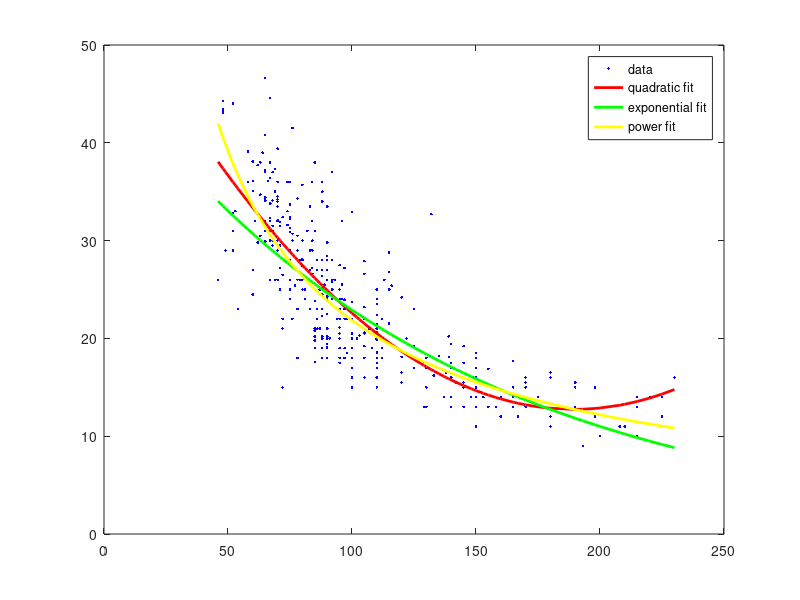

The MATLAB source for this figure:
%a4q1.m
%Script file for fitting a quadratic function to data related MPG to horsepower

% data containing MPG (y) as a function of horsepower (x)
load a4q1
format long

%plot the data as discrete points
figure(1);
title('MPG vs horsepower'); ylabel('MPG'); xlabel('HP');
plot(x,y,'b.'); hold on;

% QUADRATIC 
A = [ones(size(x)) x x.^2];
coeffs = A\y
figure(1); plot(x,A*coeffs,'r-','LineWidth',2); hold on;

% EXPONENTIAL
A = [ones(size(x)) x];
coeffs = A\log(y);
coeffs(1) = exp(coeffs(1));
coeffs
plot(x,coeffs(1)*exp(coeffs(2)*x),'g-','LineWidth',2); hold on;





% POWER
A = [ones(size(x)) log(x)];
coeffs = A\log(y);
coeffs(1) = exp(coeffs(1));
coeffs
%coeffs(2) = exp(coeffs(2))
plot(x,coeffs(1).*x.^(coeffs(2)),'y-','LineWidth',2);

legend('data','quadratic fit','exponential fit','power fit');
